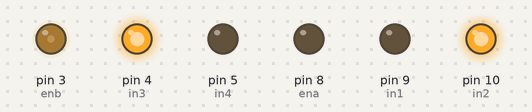
Recording of a sketch running on a simulated Arduino Uno, built with avr-gcc and run on an emulated ATmega328P. On the bench: output pins drawn as LEDs (lit = HIGH).

Above: at 0.1 s.
Timing chart, 0 to 1.6 s (numbered marks = the images above):
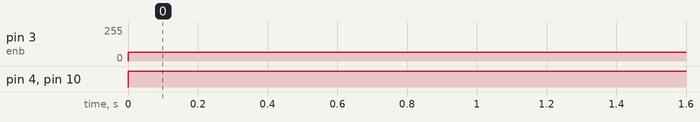

Measured:
- by itself, pin 3 (enb): 0/255 → 64/255 at 0.00 s
- by itself, pin 4 (in3), pin 10 (in2): LOW → HIGH at 0.00 s

The sketch:

Test_moteur.ino
```cpp
#define ena 8
#define in1 9
#define in2 10
#define enb 3
#define in3 4
#define in4 5


void setup() {
  pinMode(ena,OUTPUT);
  pinMode(enb,OUTPUT);
  pinMode(in1,OUTPUT);
  pinMode(in2,OUTPUT);
  pinMode(in3,OUTPUT);
  pinMode(in4,OUTPUT);
}

void loop() {
  digitalWrite(in1,LOW);
  digitalWrite(in2,HIGH);
  digitalWrite(in3,HIGH);
  digitalWrite(in4,LOW);

  analogWrite(ena,0);
  analogWrite(enb,64);

  delay(1000);

  analogWrite(ena,64);
  analogWrite(enb,64);

  delay(1000);


}
```
